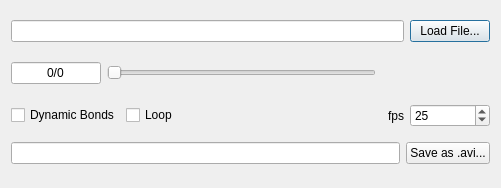
<?xml version="1.0" encoding="UTF-8"?>
<ui version="4.0">
 <class>AnimationDialog</class>
 <widget class="QDialog" name="AnimationDialog">
  <property name="geometry">
   <rect>
    <x>0</x>
    <y>0</y>
    <width>501</width>
    <height>188</height>
   </rect>
  </property>
  <property name="windowTitle">
   <string>Animate Trajectory</string>
  </property>
  <layout class="QVBoxLayout">
   <item>
    <layout class="QHBoxLayout">
     <item>
      <widget class="QLineEdit" name="fileEdit"/>
     </item>
     <item>
      <widget class="QPushButton" name="loadButton">
       <property name="text">
        <string>Load File...</string>
       </property>
      </widget>
     </item>
    </layout>
   </item>
   <item>
    <layout class="QHBoxLayout">
     <item>
      <widget class="QLineEdit" name="frameEdit">
       <property name="enabled">
        <bool>true</bool>
       </property>
       <property name="maximumSize">
        <size>
         <width>90</width>
         <height>16777215</height>
        </size>
       </property>
       <property name="text">
        <string>0/0</string>
       </property>
       <property name="alignment">
        <set>Qt::AlignCenter</set>
       </property>
       <property name="readOnly">
        <bool>true</bool>
       </property>
      </widget>
     </item>
     <item>
      <widget class="QSlider" name="frameSlider">
       <property name="minimum">
        <number>1</number>
       </property>
       <property name="maximum">
        <number>1</number>
       </property>
       <property name="orientation">
        <enum>Qt::Horizontal</enum>
       </property>
      </widget>
     </item>
     <item>
      <widget class="QPushButton" name="playButton">
       <property name="minimumSize">
        <size>
         <width>32</width>
         <height>32</height>
        </size>
       </property>
       <property name="maximumSize">
        <size>
         <width>32</width>
         <height>32</height>
        </size>
       </property>
       <property name="text">
        <string/>
       </property>
       <property name="icon">
        <iconset resource="animation.qrc">
         <normaloff>:/amarok/icons/amarok_play.png</normaloff>:/amarok/icons/amarok_play.png</iconset>
       </property>
       <property name="iconSize">
        <size>
         <width>32</width>
         <height>32</height>
        </size>
       </property>
       <property name="flat">
        <bool>true</bool>
       </property>
      </widget>
     </item>
     <item>
      <widget class="QPushButton" name="pauseButton">
       <property name="minimumSize">
        <size>
         <width>32</width>
         <height>32</height>
        </size>
       </property>
       <property name="maximumSize">
        <size>
         <width>32</width>
         <height>32</height>
        </size>
       </property>
       <property name="text">
        <string/>
       </property>
       <property name="icon">
        <iconset resource="animation.qrc">
         <normaloff>:/amarok/icons/amarok_pause.png</normaloff>:/amarok/icons/amarok_pause.png</iconset>
       </property>
       <property name="iconSize">
        <size>
         <width>32</width>
         <height>32</height>
        </size>
       </property>
       <property name="flat">
        <bool>true</bool>
       </property>
      </widget>
     </item>
     <item>
      <widget class="QPushButton" name="stopButton">
       <property name="minimumSize">
        <size>
         <width>32</width>
         <height>32</height>
        </size>
       </property>
       <property name="maximumSize">
        <size>
         <width>32</width>
         <height>32</height>
        </size>
       </property>
       <property name="text">
        <string/>
       </property>
       <property name="icon">
        <iconset resource="animation.qrc">
         <normaloff>:/amarok/icons/amarok_stop.png</normaloff>:/amarok/icons/amarok_stop.png</iconset>
       </property>
       <property name="iconSize">
        <size>
         <width>32</width>
         <height>32</height>
        </size>
       </property>
       <property name="flat">
        <bool>true</bool>
       </property>
      </widget>
     </item>
    </layout>
   </item>
   <item>
    <layout class="QHBoxLayout">
     <item>
      <widget class="QCheckBox" name="dynBondsBox">
       <property name="text">
        <string>Dynamic Bonds</string>
       </property>
      </widget>
     </item>
     <item>
      <widget class="QCheckBox" name="loopBox">
       <property name="text">
        <string comment="Continually re-run the animation in a loop">Loop</string>
       </property>
      </widget>
     </item>
     <item>
      <spacer>
       <property name="orientation">
        <enum>Qt::Horizontal</enum>
       </property>
       <property name="sizeHint" stdset="0">
        <size>
         <width>40</width>
         <height>20</height>
        </size>
       </property>
      </spacer>
     </item>
     <item>
      <widget class="QLabel" name="label">
       <property name="text">
        <string>fps</string>
       </property>
      </widget>
     </item>
     <item>
      <widget class="QSpinBox" name="fpsSpin">
       <property name="minimumSize">
        <size>
         <width>80</width>
         <height>0</height>
        </size>
       </property>
       <property name="minimum">
        <number>1</number>
       </property>
       <property name="maximum">
        <number>999</number>
       </property>
       <property name="value">
        <number>25</number>
       </property>
     </widget>
     </item>
    </layout>
   </item>
   <item>
    <layout class="QHBoxLayout" name="horizontalLayout">
     <item>
      <widget class="QLineEdit" name="videoFileLine"/>
     </item>
     <item>
      <widget class="QPushButton" name="saveVideoButton">
       <property name="text">
        <string>Save as .avi...</string>
       </property>
      </widget>
     </item>
    </layout>
   </item>
  </layout>
 </widget>
 <resources>
  <include location="animation.qrc"/>
 </resources>
 <connections/>
</ui>
